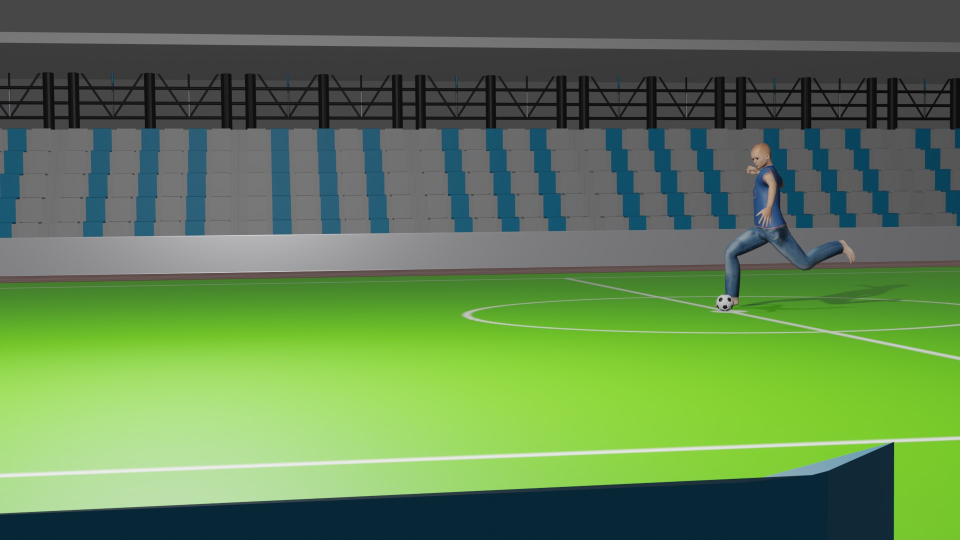
#> input picture HW1_camera_soccer/src/SceneFromCamera1.jpg, 1920 x 1080 px (shown at 1/2 size)
$ jupyter execute --allow-errors M11202130_hw1_soccerman.ipynb
#> lines starting #> are read from the running program, lines starting #| are printed output that depends on the picture
1. 定義讀取圖像 & 3D點座標的函數
2.  讀取相機參數的函數
3.  定義投影點的函數
4.  定義繪製軌跡的函數
5.  定義保存圖像的函數

[cell 1]
import numpy as np
import cv2

[cell 2]
# 定義相機1的內部參數矩陣
Cam1_K = np.array([[2666.6667, 0., 960.],
                    [0., 2666.6667, 540.],
                    [0., 0., 1.]])

# 定義相機1的外部參數矩陣
Cam1_RT = np.array([[0.9874449, -0.1576334, -0.0102154, 11.840861],
                     [-0.0165432, -0.0388828, -0.9991068, 1.1459197],
                     [0.1570954, 0.986732, -0.0410024, 50.106411]])

# 定義相機2的內部參數矩陣
Cam2_K = np.array([[4266.667, 0., 960.],
                    [0., 4266.667, 540.],
                    [0., 0., 1.]])

# 定義相機2的外部參數矩陣
Cam2_RT = np.array([[-0.0000004, -1., 0.0000001, 12.915463],
                     [-0.299365, 0.0, -0.9541386, -7.8007503],
                     [0.9541386, -0.0000004, -0.299365, 116.06975]])

[cell 3]
def read_images(image1_path, image2_path):
    # 讀取圖像
#> called with image1_path = './SceneFromCamera1.jpg', image2_path = 'SceneFromCamera2.jpg'
    image1 = cv2.imread(image1_path)
#> image1 is the input picture: shape (1080, 1920, 3); mean B, G, R 82, 127.5, 95
    image2 = cv2.imread(image2_path)
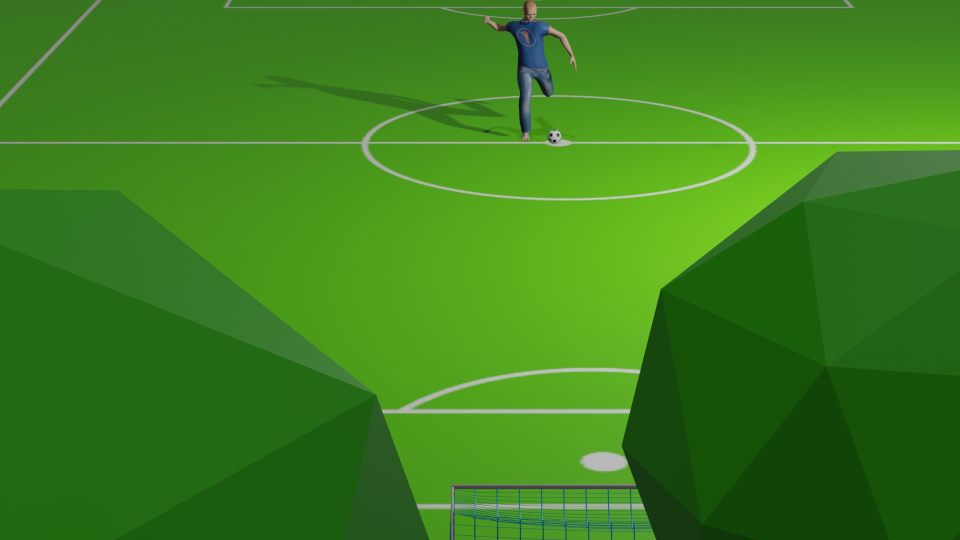
#> input picture HW1_camera_soccer/src/SceneFromCamera2.jpg, 1920 x 1080 px (shown at 1/2 size)
#> image2 is the input picture: shape (1080, 1920, 3); mean B, G, R 28.4, 127.4, 58.6
    return image1, image2
def read_points(points_file):
    # 讀取3D點座標
    points_3d = np.loadtxt(points_file)
    return points_3d

[cell 4]
def project_points(Cam_K, Cam_RT, points_3d, image_size):

    ## 計算相機的投影矩陣
    proj_matrix = np.dot(Cam_K, Cam_RT)
    # print('proj_matrix.shape',proj_matrix.shape)
    # print('points_3d.shape',points_3d.shape)


    ## 將三維點擴展為齊次座標
    points_3d = np.append(points_3d, 1)
    points_3d_h = points_3d.reshape(-1, 1) # Reshape the point to a column vector
    # print('points_3d_h.shape',points_3d_h.shape)


    ## 將三維點投影到圖像平面
    points_2d_h = np.dot(proj_matrix, points_3d_h)
    points_2d = points_2d_h[:2, :] / points_2d_h[2, :]
    # print('result',points_2d.shape)


    ## 將超出圖像範圍的點移除
    points_2d = points_2d[:, (points_2d[0] >= 0) & (points_2d[0] < image_size[1]) &
                              (points_2d[1] >= 0) & (points_2d[1] < image_size[0])]

    return points_2d

[cell 5]
def draw_and_save_trajectory(image, projected_points, output_path, student_id):
    # 繪製投影點
#> called with projected_points = array of shape (2, 0), output_path = 'M11202130_1.jpg', student_id = 'M11202130'
    for point in projected_points.T:  # 轉置投影點的矩陣以便遍歷
        x, y = int(point[0]), int(point[1])
        cv2.circle(image, (x, y), 5, (0, 255, 0), -1)  # 在圖像上畫一個綠色的點

    # 在左下角繪製名字和學號
    font = cv2.FONT_HERSHEY_SIMPLEX
#> font = 0
    bottom_left_corner = (50, image.shape[0] - 50)  # 左下角位置
#> bottom_left_corner = (50, 1030)
    font_scale = 1
    font_color = (255, 255, 255)  # 白色字體
    font_thickness = 2
    cv2.putText(image, f'{student_id}', bottom_left_corner, font, font_scale, font_color, font_thickness)

    # 保存圖像
    cv2.imwrite(output_path, image)

[cell 6]
# 設定檔案路徑
image1_path = "./SceneFromCamera1.jpg"
image2_path = "SceneFromCamera2.jpg"
points_file = "3D_Trajectory.xyz"
camera_parameter_file = "CameraParameter.txt"
output_image1 = "M11202130_1.jpg"
output_image2 = "M11202130_2.jpg"

[cell 7]
image1, image2 = read_images(image1_path, image2_path)
#> (the rest of this cell did not finish here and is left out)

[cell 8]
image_size = (1080, 1920)  # 圖像大小
img_1_result = np.empty((2, 0))
img_2_result = np.empty((2, 0))
#> (the rest of this cell did not finish here and is left out)

[cell 9]
# 調用函數繪製投影點並保存圖像
student_id = "M11202130"
draw_and_save_trajectory(image1, img_1_result, output_image1, student_id)
draw_and_save_trajectory(image2, img_2_result, output_image2, student_id)
#> call 2 of draw_and_save_trajectory, with projected_points = array of shape (2, 0), output_path = 'M11202130_2.jpg', student_id = 'M11202130'
#> in draw_and_save_trajectory (call 2), `cv2.putText(image, f'{student_id}', bottom_left_corner, font, font_sca..`:
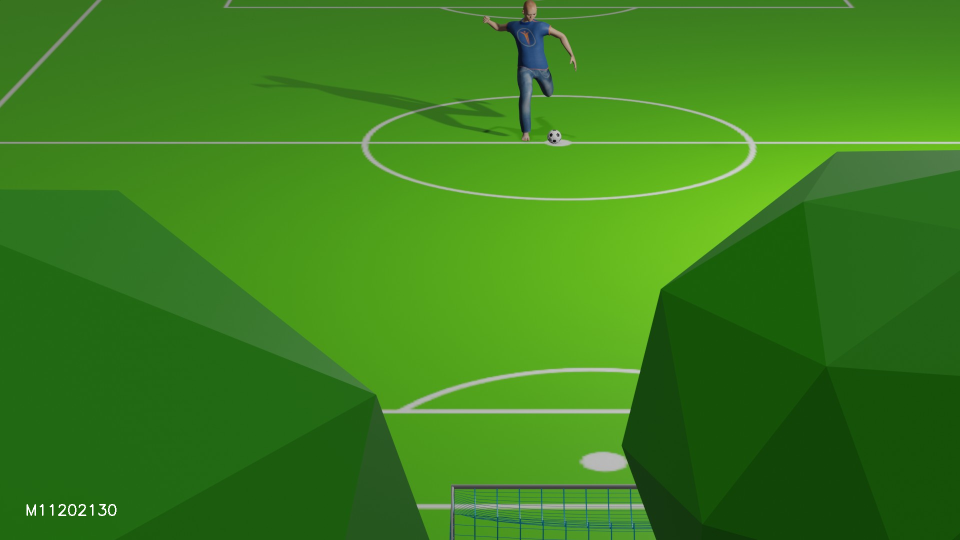
#> image: shape (1080, 1920, 3) (shown at 1/2 size); mean B, G, R 28.6, 127.5, 58.7
